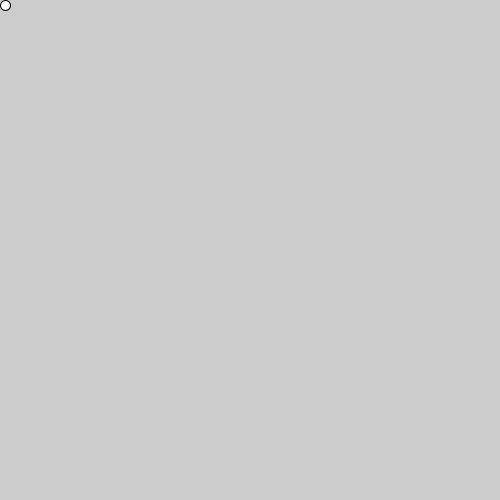
Frame 1 (no input)
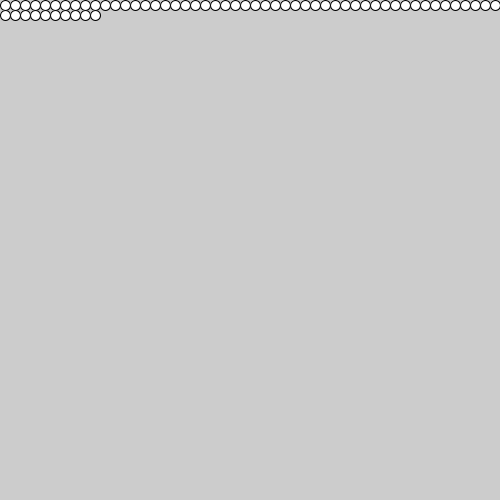
Frame 60 (the mouse pressed at the canvas centre just before this capture)
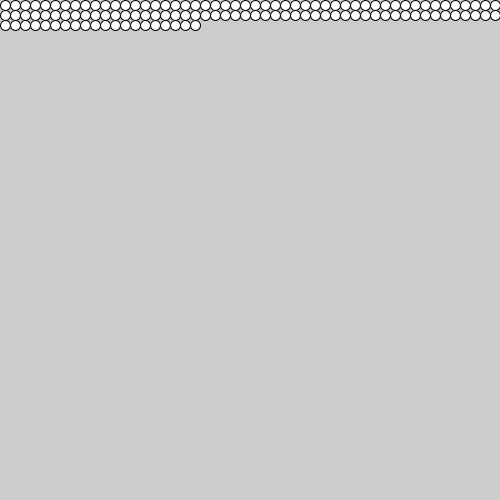
Frame 120 (the mouse held since frame 60 and released just before this capture)

The Processing sketch that drew these frames (run headless with seeded random() and noise(); from frame 60 on, the mouse is pressed at the canvas centre):

// Processing sketch: Bit_more_explanation_of_creating_rows_using_frameRate_and_Modul
// ── Bit_more_explanation_of_creating_rows_using_frameRate_and_Modul.pde
int circleSize; //size of the ellipses
int numberOfCircles; //amount of ellipses
int x,y; // location of ellipses
int counter = 0;
int rowCounter = 0;

void setup(){
  size(500,500);
  
  numberOfCircles = 50; //We initialize the amount of ellipses, it's easiest to just pick your window width number divided by 10
  circleSize = width/numberOfCircles; // We initialize the size of the ellipse, we do width(500)/numberOfCircles(50) to get a circle size of 10
  ellipseMode(CORNER); //Start in the corner of the window
}

void draw(){
  x = circleSize*counter; // This gives x an initial position of 0
  y = circleSize*rowCounter; // This gives y an initial position of 0
  
  fill(255);
  ellipse(x,y,circleSize,circleSize);
  
// Using an if-statment we can create circles until we reach the end of the width
  if(frameCount % numberOfCircles == 0){ //<>//
    counter = 0;
    rowCounter += 1;
  }else{
    counter += 1;
  }
}
